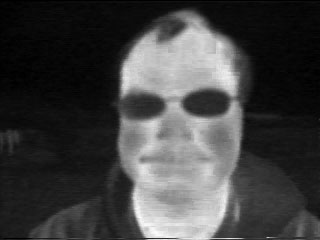
#> input picture train/anxious/0472.jpg, 320 x 240 px
$ python -i train.py   (imports and definitions only)   (older library calls are emulated)
#> lines starting #> are read from the running program, lines starting #| are printed output that depends on the picture
#> further down, picture is the input picture: shape (240, 320, 3); min 0, max 255, mean 65.5
# USAGE
# python train.py --forest 1

# import the necessary packages
from __future__ import print_function
from sklearn.model_selection import train_test_split
from sklearn.metrics import classification_report
from sklearn.ensemble import RandomForestClassifier
from sklearn.tree import DecisionTreeClassifier
from imutils import paths
import numpy as np
import argparse
import mahotas
import cv2
import pickle

def describe(image):
	# extract the mean and standard deviation from each channel of the image
	# in the HSV color space
	image = cv2.resize(image,(500,500))
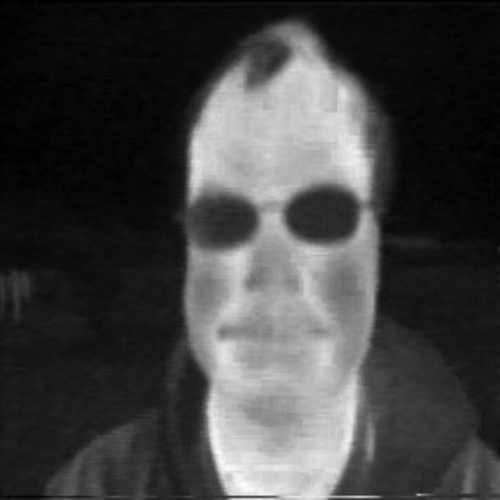
#> image: shape (500, 500, 3); min 0, max 252, mean 65.4
	(means, stds) = cv2.meanStdDev(cv2.cvtColor(image, cv2.COLOR_BGR2HSV))
#> means = [0, 0, 65.38]; stds = [0, 0, 69.93]
	colorStats = np.concatenate([means, stds]).flatten()
#> colorStats = [0, 0, 65.38, 0, 0, 69.93]

	# extract Haralick texture features
	gray = cv2.cvtColor(image, cv2.COLOR_BGR2GRAY)
#> (the run stopped early here; a loop or call above may not have finished)
